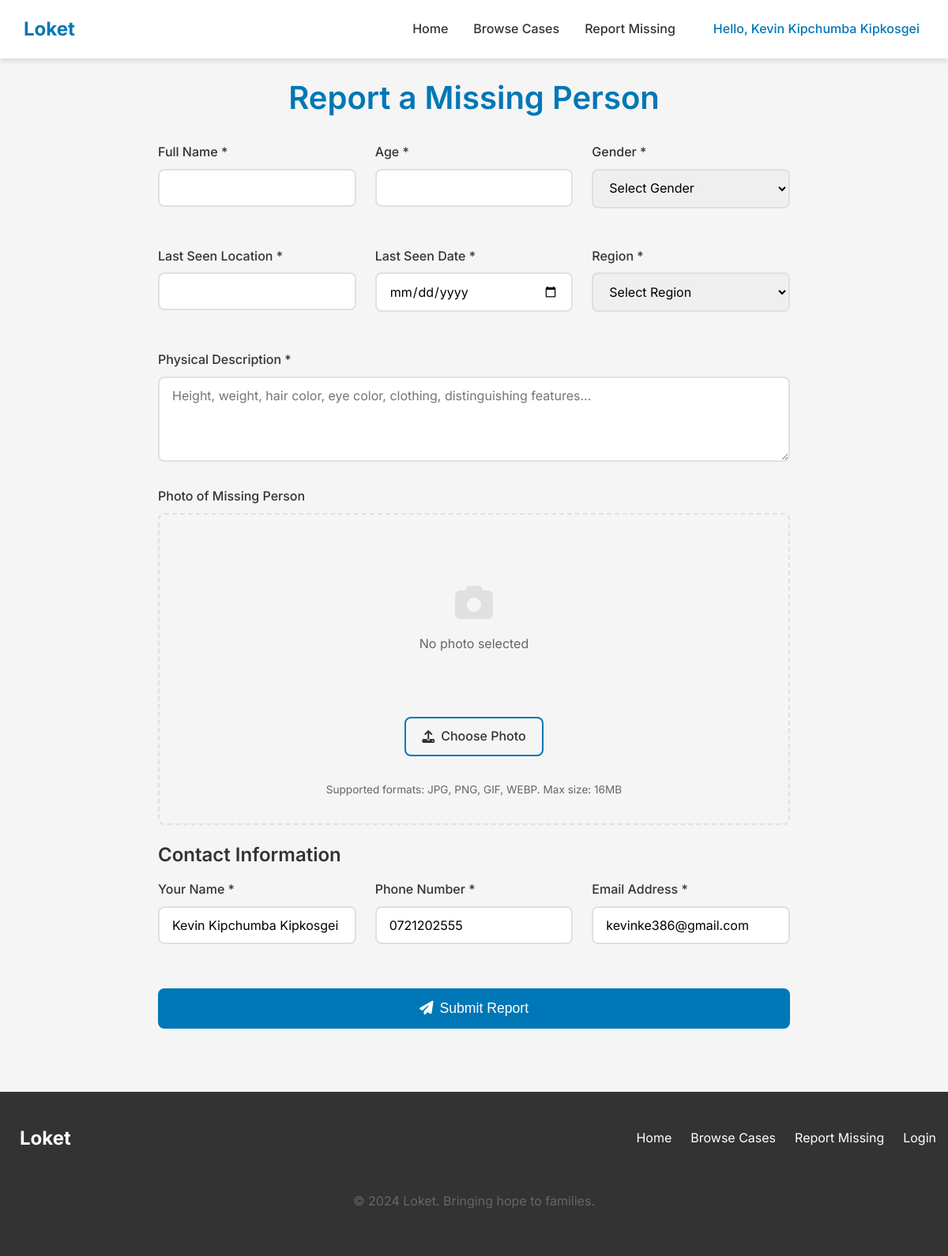
/report-missing (signed in), run on the app's committed database.
### models.py (models this page shows, shortened)
class User(UserMixin, db.Model):
    id = db.Column(db.Integer, primary_key=True)
    name = db.Column(db.String(100), nullable=False)
    email = db.Column(db.String(100), unique=True, nullable=False)
    password_hash = db.Column(db.String(200), nullable=False)
    phone = db.Column(db.String(20), nullable=False)
    role = db.Column(db.String(20), default='user')
    date_joined = db.Column(db.DateTime, default=datetime.utcnow)
    missing_persons = db.relationship('MissingPerson', backref='reporter', lazy=True)

### app.py (the view, shortened to what this page needs)
@app.route('/report-missing', methods=['GET', 'POST'])
@login_required
def report_missing():
    return render_template('report.html')

### app.py (called while the page is built)
@login_manager.user_loader
def load_user(user_id):
    return User.query.get(int(user_id))

### templates/report.html (shortened to what this page needs)
{% extends "base.html" %}
{% block content %}
<section class="report-section">
    <div class="container">
        <h2>Report a Missing Person</h2>
        <form method="POST" class="report-form" enctype="multipart/form-data">
            <div class="form-grid">
                <div class="form-group">
                    <label for="name">Full Name *</label>
                    <input type="text" id="name" name="name" required>
                </div>
                <div class="form-group">
                    <label for="age">Age *</label>
                    <input type="number" id="age" name="age" required min="1" max="120">
                </div>
                <div class="form-group">
                    <label for="gender">Gender *</label>
                    <select id="gender" name="gender" required>
                        <option value="">Select Gender</option>
                    </select>
                </div>
                <div class="form-group">
                    <label for="last_seen">Last Seen Location *</label>
                    <input type="text" id="last_seen" name="last_seen" required>
                </div>
                <div class="form-group">
                    <label for="last_seen_date">Last Seen Date *</label>
                    <input type="date" id="last_seen_date" name="last_seen_date" required>
                </div>
                <div class="form-group">
                    <label for="region">Region *</label>
                    <select id="region" name="region" required>
                        <option value="">Select Region</option>
                    </select>
                </div>
            </div>
            <div class="form-group full-width">
                <label for="description">Physical Description *</label>
                <textarea id="description" name="description" rows="4" required placeholder="Height, weight, hair color, eye color, clothing, distinguishing features..."></textarea>
            </div>
            <div class="form-group full-width">
                <label for="photo">Photo of Missing Person</label>
                <div class="photo-upload-container">
                    <div class="photo-preview" id="photoPreview">
                        <div class="photo-placeholder">
                            <i class="fas fa-camera"></i>
                            <span>No photo selected</span>
                        </div>
                    </div>
                    <div class="upload-controls">
                        <label for="photo" class="btn btn-outline">
                            <i class="fas fa-upload"></i> Choose Photo
                        </label>
                        <small>Supported formats: JPG, PNG, GIF, WEBP. Max size: 16MB</small>
                    </div>
                </div>
            </div>
            <h3>Contact Information</h3>
            <div class="form-grid">
                <div class="form-group">
                    <label for="contact_name">Your Name *</label>
                    <input type="text" id="contact_name" name="contact_name" required value="{{ current_user.name }}">
                </div>
                <div class="form-group">
                    <label for="contact_phone">Phone Number *</label>
                    <input type="tel" id="contact_phone" name="contact_phone" required value="{{ current_user.phone }}">
                </div>
                <div class="form-group">
                    <label for="contact_email">Email Address *</label>
                    <input type="email" id="contact_email" name="contact_email" required value="{{ current_user.email }}">
                </div>
            </div>
            <button type="submit" class="btn btn-primary btn-submit">
                <i class="fas fa-paper-plane"></i> Submit Report
            </button>
        </form>
    </div>
</section>
{% endblock %}

### templates/base.html (shortened to what this page needs)
<!DOCTYPE html>
<html lang="en">
<head>
    <link rel="stylesheet" href="{{ url_for('static', filename='css/style.css') }}">
    <link rel="stylesheet" href="https://cdnjs.cloudflare.com/ajax/libs/font-awesome/6.4.0/css/all.min.css">
</head>
<body>
    <nav class="navbar">
        <div class="nav-container">
            <div class="nav-logo">
                <a href="{{ url_for('index') }}">
                    <span>Loket</span>
                </a>
            </div>
            <div class="nav-menu" id="navMenu">
                <a href="{{ url_for('index') }}" class="nav-link">Home</a>
                <a href="{{ url_for('browse') }}" class="nav-link">Browse Cases</a>
                {% if current_user.is_authenticated %}
                <a href="{{ url_for('report_missing') }}" class="nav-link">Report Missing</a>
                {% endif %}
                <div class="user-controls">
                    {% if current_user.is_authenticated %}
                        <div class="user-menu">
                            <span class="user-greeting">Hello, {{ current_user.name }}</span>
                        </div>
                    {% else %}
                        <a href="{{ url_for('login') }}" class="btn-login">Login</a>
                        <a href="{{ url_for('register') }}" class="btn-register">Register</a>
                    {% endif %}
                </div>
            </div>
        </div>
    </nav>
    <main>
        {% block content %}{% endblock %}
    </main>
    <footer class="footer">
        <div class="container">
            <div class="footer-content">
                <div class="footer-logo">
                    <span>Loket</span>
                </div>
                <div class="footer-links">
                    <a href="{{ url_for('index') }}">Home</a>
                    <a href="{{ url_for('browse') }}">Browse Cases</a>
                    {% if current_user.is_authenticated %}
                    <a href="{{ url_for('report_missing') }}">Report Missing</a>
                    {% endif %}
                    <a href="{{ url_for('login') }}">Login</a>
                </div>
                <div class="footer-copyright">
                    <p>&copy; 2024 Loket. Bringing hope to families.</p>
                </div>
            </div>
        </div>
    </footer>
</body>
</html>

### data on the page
User: name "Kevin Kipchumba Kipkosgei", contact_name "Kevin Kipchumba Kipkosgei", contact_phone "0721202555", contact_email "kevinke386@gmail.com"
